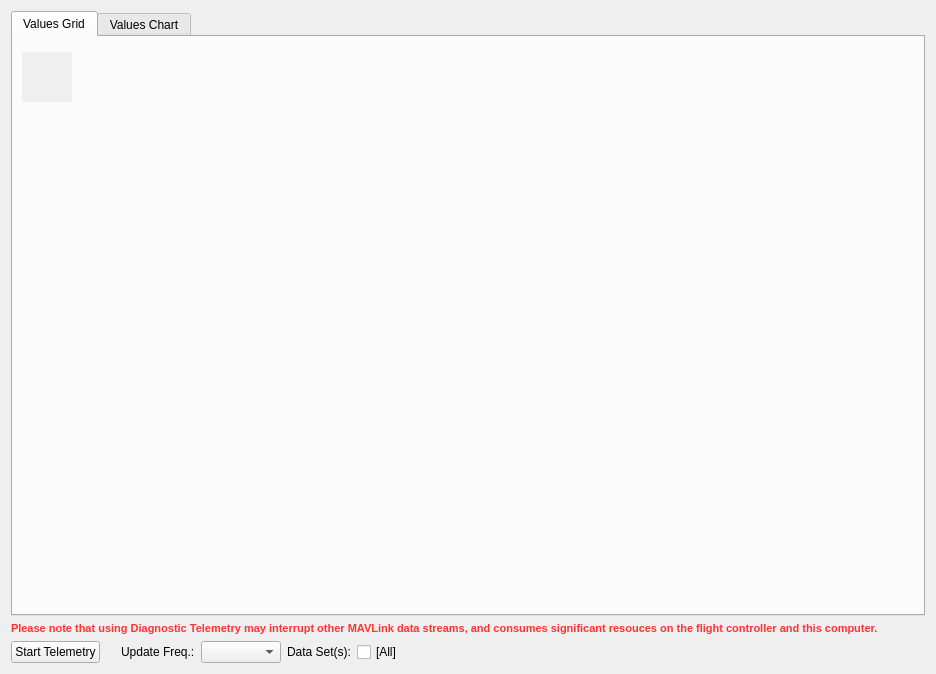
<?xml version="1.0" encoding="UTF-8"?>
<ui version="4.0">
 <class>AQTelemetryView</class>
 <widget class="QWidget" name="AQTelemetryView">
  <property name="geometry">
   <rect>
    <x>0</x>
    <y>0</y>
    <width>936</width>
    <height>674</height>
   </rect>
  </property>
  <property name="windowTitle">
   <string>TeleTabWidget</string>
  </property>
  <layout class="QVBoxLayout" name="verticalLayout_3">
   <item>
    <widget class="QTabWidget" name="TelemetryTabWidget">
     <property name="windowTitle">
      <string>TabWidget</string>
     </property>
     <property name="currentIndex">
      <number>0</number>
     </property>
     <widget class="QWidget" name="tab_val_grid">
      <attribute name="title">
       <string>Values Grid</string>
      </attribute>
      <layout class="QVBoxLayout" name="verticalLayout">
       <property name="spacing">
        <number>30</number>
       </property>
       <property name="topMargin">
        <number>15</number>
       </property>
       <item alignment="Qt::AlignLeft|Qt::AlignTop">
        <widget class="QWidget" name="valuesGrid" native="true">
         <property name="sizePolicy">
          <sizepolicy hsizetype="Preferred" vsizetype="MinimumExpanding">
           <horstretch>0</horstretch>
           <verstretch>0</verstretch>
          </sizepolicy>
         </property>
         <property name="minimumSize">
          <size>
           <width>50</width>
           <height>50</height>
          </size>
         </property>
         <property name="autoFillBackground">
          <bool>true</bool>
         </property>
        </widget>
       </item>
      </layout>
     </widget>
     <widget class="QWidget" name="tab_val_chart">
      <attribute name="title">
       <string>Values Chart</string>
      </attribute>
      <layout class="QVBoxLayout" name="verticalLayout_2">
       <property name="spacing">
        <number>0</number>
       </property>
       <property name="leftMargin">
        <number>0</number>
       </property>
       <property name="topMargin">
        <number>0</number>
       </property>
       <property name="rightMargin">
        <number>0</number>
       </property>
       <property name="bottomMargin">
        <number>0</number>
       </property>
       <item>
        <widget class="QFrame" name="plotFrameTele">
         <property name="sizePolicy">
          <sizepolicy hsizetype="Expanding" vsizetype="Expanding">
           <horstretch>0</horstretch>
           <verstretch>0</verstretch>
          </sizepolicy>
         </property>
         <property name="frameShape">
          <enum>QFrame::StyledPanel</enum>
         </property>
         <property name="frameShadow">
          <enum>QFrame::Raised</enum>
         </property>
        </widget>
       </item>
      </layout>
     </widget>
    </widget>
   </item>
   <item>
    <widget class="QLabel" name="label_resourceWarning">
     <property name="styleSheet">
      <string notr="true">color: rgba(255, 0, 0, 200);
font-weight: bold;
font-size: 11px;</string>
     </property>
     <property name="text">
      <string>Please note that using Diagnostic Telemetry may interrupt other MAVLink data streams, and consumes significant resouces on the flight controller and this computer.</string>
     </property>
     <property name="wordWrap">
      <bool>true</bool>
     </property>
    </widget>
   </item>
   <item>
    <layout class="QHBoxLayout" name="horizontalLayout_14">
     <property name="spacing">
      <number>6</number>
     </property>
     <item>
      <widget class="QPushButton" name="pushButton_start_tel_grid">
       <property name="sizePolicy">
        <sizepolicy hsizetype="Preferred" vsizetype="Fixed">
         <horstretch>0</horstretch>
         <verstretch>0</verstretch>
        </sizepolicy>
       </property>
       <property name="text">
        <string>Start Telemetry</string>
       </property>
      </widget>
     </item>
     <item>
      <spacer name="horizontalSpacer_2">
       <property name="orientation">
        <enum>Qt::Horizontal</enum>
       </property>
       <property name="sizeType">
        <enum>QSizePolicy::Fixed</enum>
       </property>
       <property name="sizeHint" stdset="0">
        <size>
         <width>15</width>
         <height>20</height>
        </size>
       </property>
      </spacer>
     </item>
     <item>
      <widget class="QLabel" name="label">
       <property name="text">
        <string>Update Freq.:</string>
       </property>
      </widget>
     </item>
     <item>
      <widget class="QComboBox" name="Frequenz_Telemetry">
       <property name="sizePolicy">
        <sizepolicy hsizetype="Preferred" vsizetype="Fixed">
         <horstretch>0</horstretch>
         <verstretch>0</verstretch>
        </sizepolicy>
       </property>
       <property name="minimumSize">
        <size>
         <width>80</width>
         <height>0</height>
        </size>
       </property>
      </widget>
     </item>
     <item>
      <widget class="QLabel" name="label_dataSets">
       <property name="text">
        <string>Data Set(s):</string>
       </property>
      </widget>
     </item>
     <item>
      <widget class="QCheckBox" name="checkBox_allDatasets">
       <property name="sizePolicy">
        <sizepolicy hsizetype="Fixed" vsizetype="Fixed">
         <horstretch>0</horstretch>
         <verstretch>0</verstretch>
        </sizepolicy>
       </property>
       <property name="text">
        <string>[All]</string>
       </property>
      </widget>
     </item>
     <item>
      <spacer name="horizontalSpacer_3">
       <property name="orientation">
        <enum>Qt::Horizontal</enum>
       </property>
       <property name="sizeType">
        <enum>QSizePolicy::Fixed</enum>
       </property>
       <property name="sizeHint" stdset="0">
        <size>
         <width>10</width>
         <height>20</height>
        </size>
       </property>
      </spacer>
     </item>
     <item>
      <layout class="QHBoxLayout" name="hLayout_dataSets"/>
     </item>
     <item>
      <spacer name="horizontalSpacer">
       <property name="orientation">
        <enum>Qt::Horizontal</enum>
       </property>
       <property name="sizeHint" stdset="0">
        <size>
         <width>578</width>
         <height>20</height>
        </size>
       </property>
      </spacer>
     </item>
    </layout>
   </item>
  </layout>
 </widget>
 <resources/>
 <connections/>
</ui>
